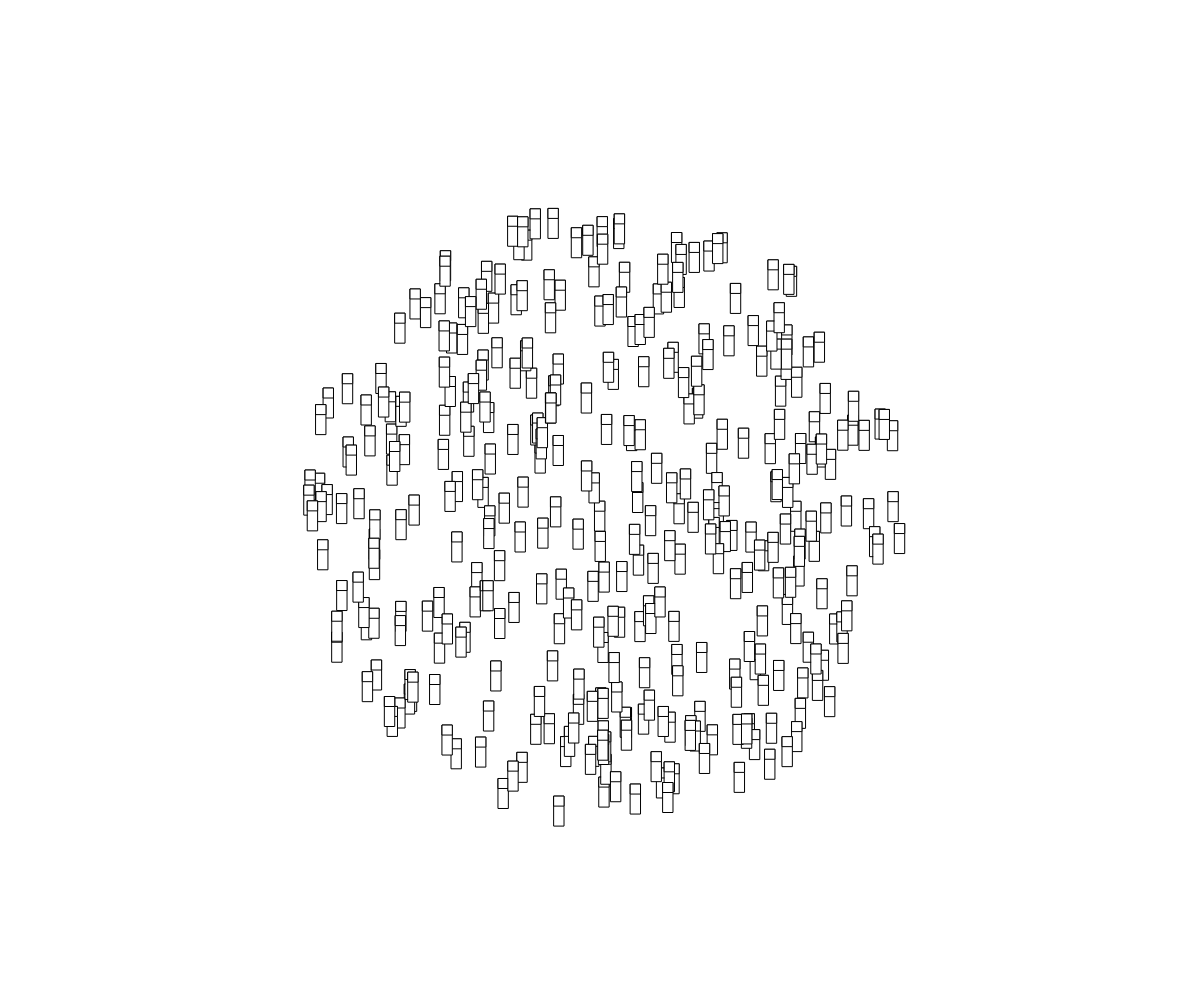
Frame 1 (no input)
Frame 60 (no input): identical to frame 1, image omitted
Frame 120 (the mouse pressed at the canvas centre since frame 60): identical to frame 1, image omitted

The p5.js sketch that drew this single still picture (run headless with seeded random() and noise() and a simulated clock; from frame 60 on, the mouse is pressed at the canvas centre):

// p5.js sketch
// ── sketch.js
// Replication of art warm up
// Kaveen
// March 27 2024
// replication art using code



function setup() {
  createCanvas(windowWidth, windowHeight);
  ranRectangles();
}

function ranRectangles(){

  for(let i = 0; i < 1500; i++){
      let x = random(width);
  let y = random(height);
  let d = dist(width/2,height/2,x, y);
  if(d<300){
    //
    // fill();
    rect(x,y,10,30);
    rect(x,y,10,10);
  }
    

  }
}


function draw() {
  // background(220);
}
